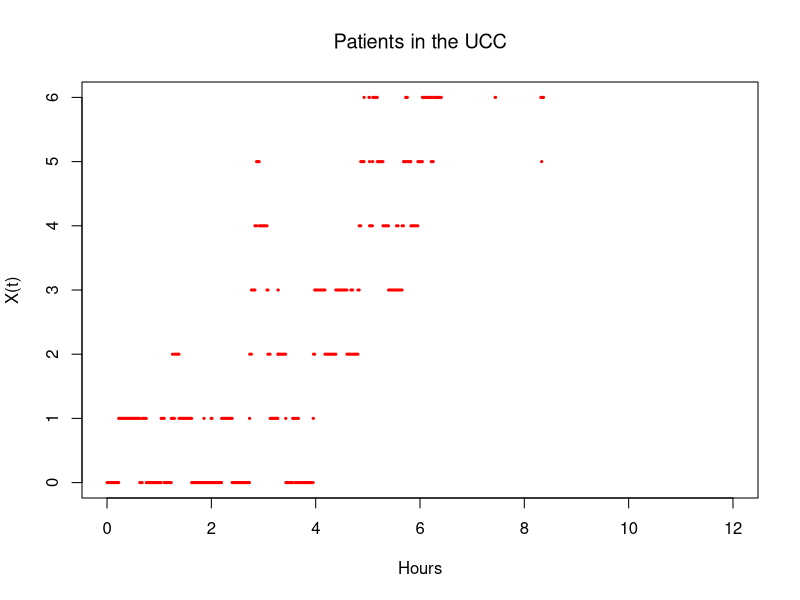
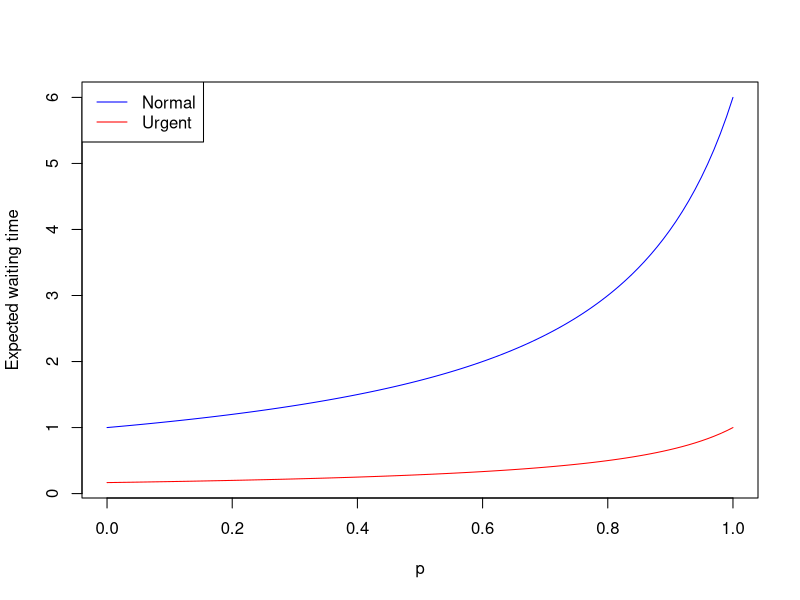
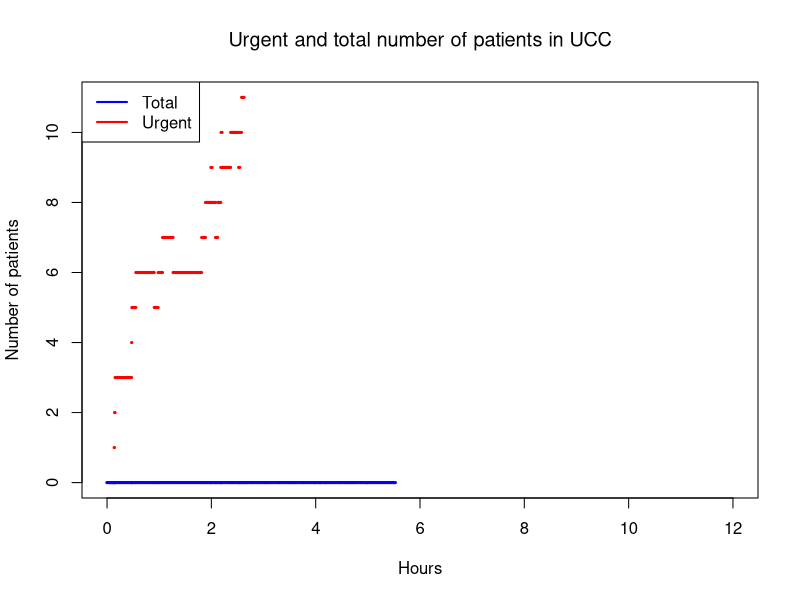

Here is the R script that generated these plots, in order:
## ---- chunk 1
library(knitr)
knitr::opts_chunk$set(echo = TRUE,tidy=TRUE,message=FALSE,warning=FALSE,strip.white=TRUE,prompt=FALSE,
                      cache=TRUE, size="scriptsize",fig.width=4, fig.height=3,fig.align = "center")
## ---- chunk 2
set.seed(8118)
lambda  = 5
mu = 6
p = 0.8

UCC_sim <- function(n, lambda, mu, p){
  times = c(0) 
  
  U_entertime = c() 
  N_entertime = c() 
  
  U_leavetime = c() 
  N_leavetime = c() 
  
  N = c(0) 
  U = c(0) 
  
  X = c(0) 

  while((tail(times, 1)) < n){
    state = tail(X, 1)
    if(state == 0){ 
      times = c(times, (tail(times, 1) + rexp(n=1, rate = lambda))) #time where
      X = c(X, tail(X, 1)+1)
      q = runif(1)
      if(q < p){ 
        #Urgent patient
        U = c(U, tail(U, 1)+1) 
        N = c(N, tail(N, 1)) 
        U_entertime = c(U_entertime, tail(times, 1)) 
      }
      else{
        #Normal patient
        N = c(N, tail(N, 1) + 1)
        U = c(U, tail(U, 1))
        N_entertime = c(N_entertime, tail(times, 1))
      }
    }
    else{
      times = c(times, (tail(times, 1) + rexp(n=1, rate = lambda+mu)))
      r = runif(1)
      if(r < lambda/(lambda+mu)){ 
        #New patient in UCC
        X = c(X, tail(X, 1)+1)
        q = runif(1)
        if(q < p){ 
          #Urgent patient
          U = c(U, tail(U, 1)+1)
          N = c(N, tail(N, 1))
          U_entertime = c(U_entertime, tail(times, 1))
        }
        else{
          #Normal patient
          N = c(N, tail(N, 1) + 1)
          U = c(U, tail(U, 1))
          N_entertime = c(N_entertime, tail(times, 1))
        }
      }
      else{ 
        #Patient leaves
        X = c(X, tail(X, 1)-1)
        if(tail(U, 1) == 0){ 
          #Normal patient leaves
          N = c(N, tail(N, 1) - 1)
          U = c(U, tail(U, 1))
          N_leavetime  = c(N_leavetime , tail(times, 1)) 
        }
        else{
          #Urgent patient leaves
          U = c(U, tail(U, 1) - 1) 
          N = c(N, tail(N, 1))
          U_leavetime  = c(U_leavetime , tail(times, 1))
        }
      }
    }
  }
  
  U_time_UCC = U_leavetime - U_entertime[1:length(U_leavetime)]
  N_time_UCC = N_leavetime - N_entertime[1:length(N_leavetime)]
  return (list(N, U, X, times, mean(U_time_UCC), mean(N_time_UCC))) 
}


confidence_interval <- function(n){
 
  estimates <- replicate(n, UCC_sim(50, lambda, mu, 1)[5]) 
  
  U_times= unlist(estimates)
 

  U_mean = mean(U_times)
  U_sd = sd(U_times)
  
  quantile = 2.045
  
  L_U = U_mean - quantile*U_sd/sqrt(n)
  U_U = U_mean + quantile*U_sd/sqrt(n)

  
  return(c(L_U,U_U))
}

CI = confidence_interval(30)

## ---- chunk 3

sim = UCC_sim(50, lambda, mu, 1)

X = unlist(sim[3])
times = unlist(sim[4])

plot(NULL, NULL, xlim = c(0, 12), ylim = c(0, 6), ylab = "X(t)", xlab = "Hours",
     main = expression(paste("Patients in the UCC")))
for(i in 1:length(times)){
  lines(times[i:(i+1)], rep(X[i], 2), col = "red", lwd = 3)
}

## ---- chunk 4
mu = 0.1*60    #Minutes to hours
lambda = 5


W_U <- function(p){
  return(1/(mu-p*lambda))
}

W_N <- function(p){
  return(mu/((mu-lambda)*(mu - p*lambda)))
}

P = seq(0, 1, length.out = 100)
WU = W_U(P)
WN = W_N(P)

plot(NULL, NULL, xlim=c(0, 1), ylim=c(min(c(WU, WN)) , max(c(WU, WN))), xlab="p", ylab="Expected waiting time")
  lines(P, WU, col="red")
  lines(P, WN, col="blue")
  legend(x="topleft", legend=c("Normal", "Urgent"), col=c("blue", "red"), lty=1:1)

## ---- chunk 5
lambda = 5
mu = 0.1 * 60  #per hour
p = 0.8
n = 50*24  #in hours

set.seed(4393)

simulation = UCC_sim(lambda,mu,p,n)

X = unlist(simulation[1])
U = unlist(simulation[2])
times = unlist(simulation[4])

plot(NULL, NULL, xlim = c(0, 12), ylim = c(0, 11), ylab = "Number of patients",
     xlab = "Hours", main = expression(paste("Urgent and total number of patients in UCC")))
legend("topleft", legend = c("Total", "Urgent"), col = c("Blue", "Red"), lwd = 2)
for (i in 1:(length(times))){
  lines(times[i:(i+1)], rep(U[i], 2), col = "red", lwd = 3)
  lines(times[i:(i+1)], rep(X[i], 2), col = "blue", lwd = 3)
}
## ---- chunk 6
theta = c(0.3,0.35,0.39,0.41,0.45)
y_theta = c(0.5,0.32,0.4, 0.35,0.6)

variance = 0.5*0.5


correlation <-function(a,b){
  return(1 + 15*abs(a-b)*exp(-15*abs(a-b)))
}


covariance <- function(a,b){
  #a,b = two different theta values
  n_a = length(a)
  n_b = length(b)
  
  cov_matrix <- matrix(n_a*n_b, n_a, n_b)
  
  for(i in 1:n_a){
    for(j in 1:n_b){
      cov_matrix[i,j] = correlation(a[i], b[j])*variance
    }
  }
  return(cov_matrix)
}

calculate_muSigma <- function(a,b,mu_a, mu_b, x_b){
  mu_c = mu_a + covariance(a,b) %*% solve(covariance(b,b)) %*% (x_b - mu_b)
  
  sigma_c = covariance(a,a) - covariance(a,b) %*% solve(covariance(b,b)) %*% covariance(b,a)
  
  return(list(mu_c,sigma_c))
}


a = seq(0.25,0.5, by = 0.005)
b = theta

mu_a = seq(0.5,0.5,length = 51)
mu_b = seq(0.5,0.5,length = 5)

b = theta
x_b = y_theta
  
res <- calculate_muSigma(a,b,mu_a,mu_b,x_b)

variance_c = diag(unlist(res[2]))
mu_c = unlist(res[1])


prediction_interval <- function(mu_c){
  U = mu_c
  L = mu_c
  n_c = length(mu_c)
  
  for(i in 1:n_c){
    p_i = 1.645*sqrt(variance_c[i])
    U[i] = U[i] + p_i
    L[i] = L[i] - p_i
  }
  
  return(list(U,L))
}

pred_int = prediction_interval(mu_c)


U = unlist(pred_int[1])
L = unlist(pred_int[2])


#plot(NULL, NULL, xlim=c(0.25, 0.5), ylim=c(min(L)*0.9, max(U)*1.1), main=expression(paste("90% Prediction interval")),
         #xlab=expression(paste("[", theta, "]")), ylab=expression(paste("y(", theta, ")")))
    #lines(a, L, col="green")
    #lines(a, U, col="blue")
    #lines(a, mu_c, col="red")
    #points(b, y_theta, col="black")
   # legend(x="topleft", legend=c("Lower bound of PI", "Upper bound of PI", expression(paste(mu["C"])), "Observed"), 
    #       col=c("green", "blue", "red", "black"), lty = c(1, 1, 1, NA), pch=c(NA, NA, NA,1))
